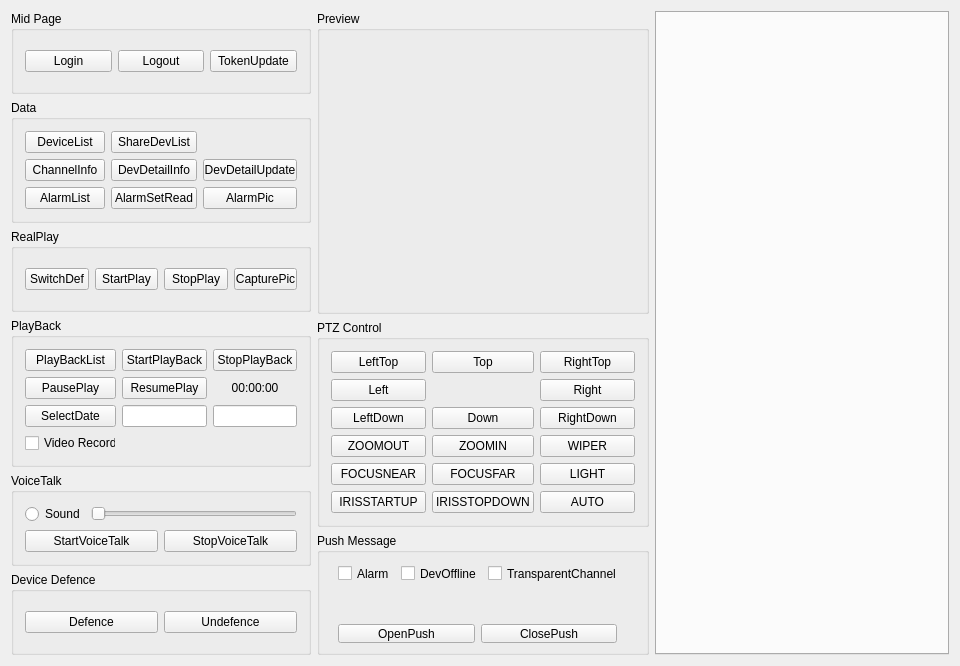
<?xml version="1.0" encoding="UTF-8"?>
<ui version="4.0">
 <class>MainWindow</class>
 <widget class="QWidget" name="MainWindow">
  <property name="geometry">
   <rect>
    <x>0</x>
    <y>0</y>
    <width>960</width>
    <height>666</height>
   </rect>
  </property>
  <property name="sizePolicy">
   <sizepolicy hsizetype="Preferred" vsizetype="Preferred">
    <horstretch>0</horstretch>
    <verstretch>0</verstretch>
   </sizepolicy>
  </property>
  <property name="windowTitle">
   <string>Open SDK Demo</string>
  </property>
  <layout class="QHBoxLayout" name="horizontalLayout_4">
   <item>
    <layout class="QVBoxLayout" name="verticalLayout">
     <property name="spacing">
      <number>6</number>
     </property>
     <property name="sizeConstraint">
      <enum>QLayout::SetMaximumSize</enum>
     </property>
     <item>
      <widget class="QGroupBox" name="groupBox_1">
       <property name="minimumSize">
        <size>
         <width>300</width>
         <height>0</height>
        </size>
       </property>
       <property name="maximumSize">
        <size>
         <width>300</width>
         <height>16777215</height>
        </size>
       </property>
       <property name="title">
        <string>Mid Page</string>
       </property>
       <layout class="QHBoxLayout" name="horizontalLayout">
        <item>
         <widget class="QPushButton" name="loginButton">
          <property name="text">
           <string>Login</string>
          </property>
         </widget>
        </item>
        <item>
         <widget class="QPushButton" name="logoutButton">
          <property name="text">
           <string>Logout</string>
          </property>
         </widget>
        </item>
        <item>
         <widget class="QPushButton" name="pushButton">
          <property name="text">
           <string>TokenUpdate</string>
          </property>
         </widget>
        </item>
       </layout>
      </widget>
     </item>
     <item>
      <widget class="QGroupBox" name="groupBox_2">
       <property name="maximumSize">
        <size>
         <width>300</width>
         <height>16777215</height>
        </size>
       </property>
       <property name="title">
        <string>Data</string>
       </property>
       <layout class="QGridLayout" name="gridLayout_3">
        <item row="0" column="0">
         <widget class="QPushButton" name="deviceListButton">
          <property name="text">
           <string>DeviceList</string>
          </property>
         </widget>
        </item>
        <item row="5" column="0">
         <widget class="QPushButton" name="alarmListButton">
          <property name="text">
           <string>AlarmList</string>
          </property>
         </widget>
        </item>
        <item row="5" column="2">
         <widget class="QPushButton" name="setAlarmReadButton">
          <property name="text">
           <string>AlarmSetRead</string>
          </property>
         </widget>
        </item>
        <item row="5" column="3">
         <widget class="QPushButton" name="showAlarmPicButton">
          <property name="text">
           <string>AlarmPic</string>
          </property>
         </widget>
        </item>
        <item row="1" column="2">
         <widget class="QPushButton" name="getCameraInfoButton">
          <property name="text">
           <string>DevDetailInfo</string>
          </property>
         </widget>
        </item>
        <item row="1" column="3">
         <widget class="QPushButton" name="updateCameraInfoButton">
          <property name="text">
           <string>DevDetailUpdate</string>
          </property>
         </widget>
        </item>
        <item row="1" column="0">
         <widget class="QPushButton" name="deviceInfoButton">
          <property name="text">
           <string>ChannelInfo</string>
          </property>
         </widget>
        </item>
        <item row="0" column="2">
         <widget class="QPushButton" name="shareDevListButton">
          <property name="text">
           <string>ShareDevList</string>
          </property>
         </widget>
        </item>
       </layout>
      </widget>
     </item>
     <item>
      <widget class="QGroupBox" name="groupBox_3">
       <property name="maximumSize">
        <size>
         <width>300</width>
         <height>16777215</height>
        </size>
       </property>
       <property name="title">
        <string>RealPlay</string>
       </property>
       <layout class="QHBoxLayout" name="horizontalLayout_3">
        <item>
         <widget class="QPushButton" name="switchVideoLevelButton">
          <property name="text">
           <string>SwitchDef</string>
          </property>
         </widget>
        </item>
        <item>
         <widget class="QPushButton" name="startRealPlayButton">
          <property name="text">
           <string>StartPlay</string>
          </property>
         </widget>
        </item>
        <item>
         <widget class="QPushButton" name="stopRealPlayButton">
          <property name="text">
           <string>StopPlay</string>
          </property>
         </widget>
        </item>
        <item>
         <widget class="QPushButton" name="capturePictureButton">
          <property name="text">
           <string>CapturePic</string>
          </property>
         </widget>
        </item>
       </layout>
      </widget>
     </item>
     <item>
      <widget class="QGroupBox" name="groupBox_4">
       <property name="maximumSize">
        <size>
         <width>300</width>
         <height>16777215</height>
        </size>
       </property>
       <property name="title">
        <string>PlayBack</string>
       </property>
       <layout class="QGridLayout" name="gridLayout">
        <item row="1" column="3">
         <widget class="QLabel" name="osdLabel">
          <property name="layoutDirection">
           <enum>Qt::LeftToRight</enum>
          </property>
          <property name="text">
           <string>00:00:00</string>
          </property>
          <property name="textFormat">
           <enum>Qt::AutoText</enum>
          </property>
          <property name="alignment">
           <set>Qt::AlignCenter</set>
          </property>
         </widget>
        </item>
        <item row="1" column="0">
         <widget class="QPushButton" name="pauseButton">
          <property name="text">
           <string>PausePlay</string>
          </property>
         </widget>
        </item>
        <item row="0" column="0">
         <widget class="QPushButton" name="playBackListButton">
          <property name="text">
           <string>PlayBackList</string>
          </property>
         </widget>
        </item>
        <item row="1" column="1">
         <widget class="QPushButton" name="resumeButton">
          <property name="text">
           <string>ResumePlay</string>
          </property>
         </widget>
        </item>
        <item row="0" column="1">
         <widget class="QPushButton" name="startPlayBackButton">
          <property name="text">
           <string>StartPlayBack</string>
          </property>
         </widget>
        </item>
        <item row="2" column="1">
         <widget class="QLineEdit" name="PbStartTime"/>
        </item>
        <item row="2" column="3">
         <widget class="QLineEdit" name="PbEndTime"/>
        </item>
        <item row="2" column="0">
         <widget class="QPushButton" name="setPlayBackTimeButton">
          <property name="text">
           <string>SelectDate</string>
          </property>
         </widget>
        </item>
        <item row="3" column="0">
         <widget class="QCheckBox" name="videoRecordBox">
          <property name="text">
           <string>Video Record</string>
          </property>
         </widget>
        </item>
        <item row="0" column="3">
         <widget class="QPushButton" name="stopPlayBackButton">
          <property name="text">
           <string>StopPlayBack</string>
          </property>
         </widget>
        </item>
       </layout>
      </widget>
     </item>
     <item>
      <widget class="QGroupBox" name="groupBox_5">
       <property name="maximumSize">
        <size>
         <width>300</width>
         <height>16777215</height>
        </size>
       </property>
       <property name="title">
        <string>VoiceTalk</string>
       </property>
       <layout class="QVBoxLayout" name="verticalLayout_3">
        <item>
         <layout class="QHBoxLayout" name="horizontalLayout_9">
          <item>
           <widget class="QRadioButton" name="switchSoundButton">
            <property name="text">
             <string>Sound</string>
            </property>
           </widget>
          </item>
          <item>
           <widget class="QSlider" name="setVolumeSlider">
            <property name="enabled">
             <bool>false</bool>
            </property>
            <property name="maximum">
             <number>99</number>
            </property>
            <property name="tracking">
             <bool>true</bool>
            </property>
            <property name="orientation">
             <enum>Qt::Horizontal</enum>
            </property>
            <property name="invertedAppearance">
             <bool>false</bool>
            </property>
            <property name="invertedControls">
             <bool>false</bool>
            </property>
            <property name="tickPosition">
             <enum>QSlider::NoTicks</enum>
            </property>
            <property name="tickInterval">
             <number>0</number>
            </property>
           </widget>
          </item>
         </layout>
        </item>
        <item>
         <layout class="QHBoxLayout" name="horizontalLayout_8">
          <item>
           <widget class="QPushButton" name="startVoiceTalkButton">
            <property name="text">
             <string>StartVoiceTalk</string>
            </property>
           </widget>
          </item>
          <item>
           <widget class="QPushButton" name="stopVoiceTalkButton">
            <property name="text">
             <string>StopVoiceTalk</string>
            </property>
           </widget>
          </item>
         </layout>
        </item>
       </layout>
      </widget>
     </item>
     <item>
      <widget class="QGroupBox" name="groupBox">
       <property name="title">
        <string>Device Defence</string>
       </property>
       <layout class="QGridLayout" name="gridLayout_4">
        <item row="0" column="1">
         <widget class="QPushButton" name="defenceOnButton">
          <property name="text">
           <string>Defence</string>
          </property>
         </widget>
        </item>
        <item row="0" column="2">
         <widget class="QPushButton" name="defenceOffButton">
          <property name="text">
           <string>Undefence</string>
          </property>
         </widget>
        </item>
       </layout>
      </widget>
     </item>
    </layout>
   </item>
   <item>
    <layout class="QVBoxLayout" name="verticalLayout_5">
     <property name="sizeConstraint">
      <enum>QLayout::SetMaximumSize</enum>
     </property>
     <item>
      <widget class="QGroupBox" name="groupBox_7">
       <property name="title">
        <string>Preview</string>
       </property>
       <layout class="QHBoxLayout" name="horizontalLayout_5">
        <property name="leftMargin">
         <number>3</number>
        </property>
        <property name="topMargin">
         <number>20</number>
        </property>
        <property name="rightMargin">
         <number>3</number>
        </property>
        <property name="bottomMargin">
         <number>20</number>
        </property>
        <item>
         <widget class="QWidget" name="previewWindow" native="true">
          <property name="minimumSize">
           <size>
            <width>320</width>
            <height>240</height>
           </size>
          </property>
          <property name="maximumSize">
           <size>
            <width>320</width>
            <height>240</height>
           </size>
          </property>
         </widget>
        </item>
       </layout>
      </widget>
     </item>
     <item>
      <widget class="QGroupBox" name="groupBox_8">
       <property name="sizePolicy">
        <sizepolicy hsizetype="Preferred" vsizetype="Preferred">
         <horstretch>0</horstretch>
         <verstretch>0</verstretch>
        </sizepolicy>
       </property>
       <property name="title">
        <string>PTZ Control</string>
       </property>
       <layout class="QGridLayout" name="gridLayout_2">
        <item row="3" column="1">
         <widget class="QPushButton" name="pushButton_ZoomIn">
          <property name="text">
           <string>ZOOMIN</string>
          </property>
         </widget>
        </item>
        <item row="2" column="2">
         <widget class="QPushButton" name="pushButton_DR">
          <property name="text">
           <string>RightDown</string>
          </property>
         </widget>
        </item>
        <item row="3" column="0">
         <widget class="QPushButton" name="pushButton_ZoomOut">
          <property name="text">
           <string>ZOOMOUT</string>
          </property>
         </widget>
        </item>
        <item row="2" column="0">
         <widget class="QPushButton" name="pushButton_DL">
          <property name="text">
           <string>LeftDown</string>
          </property>
         </widget>
        </item>
        <item row="4" column="0">
         <widget class="QPushButton" name="pushButton_FocusNear">
          <property name="text">
           <string>FOCUSNEAR</string>
          </property>
         </widget>
        </item>
        <item row="4" column="1">
         <widget class="QPushButton" name="pushButton_FocusFar">
          <property name="text">
           <string>FOCUSFAR</string>
          </property>
         </widget>
        </item>
        <item row="0" column="2">
         <widget class="QPushButton" name="pushButton_UR">
          <property name="text">
           <string>RightTop</string>
          </property>
         </widget>
        </item>
        <item row="0" column="1">
         <widget class="QPushButton" name="pushButton_U">
          <property name="text">
           <string>Top</string>
          </property>
         </widget>
        </item>
        <item row="3" column="2">
         <widget class="QPushButton" name="pushButton_Wiper">
          <property name="text">
           <string>WIPER</string>
          </property>
         </widget>
        </item>
        <item row="4" column="2">
         <widget class="QPushButton" name="pushButton_Light">
          <property name="text">
           <string>LIGHT</string>
          </property>
         </widget>
        </item>
        <item row="0" column="0">
         <widget class="QPushButton" name="pushButton_UL">
          <property name="text">
           <string>LeftTop</string>
          </property>
         </widget>
        </item>
        <item row="1" column="0">
         <widget class="QPushButton" name="pushButton_L">
          <property name="text">
           <string>Left</string>
          </property>
         </widget>
        </item>
        <item row="1" column="2">
         <widget class="QPushButton" name="pushButton_R">
          <property name="text">
           <string>Right</string>
          </property>
         </widget>
        </item>
        <item row="2" column="1">
         <widget class="QPushButton" name="pushButton_D">
          <property name="text">
           <string>Down</string>
          </property>
         </widget>
        </item>
        <item row="5" column="0">
         <widget class="QPushButton" name="pushButton_IrisStart">
          <property name="text">
           <string>IRISSTARTUP</string>
          </property>
         </widget>
        </item>
        <item row="5" column="1">
         <widget class="QPushButton" name="pushButton_IrisStop">
          <property name="text">
           <string>IRISSTOPDOWN</string>
          </property>
         </widget>
        </item>
        <item row="5" column="2">
         <widget class="QPushButton" name="pushButton_Auto">
          <property name="text">
           <string>AUTO</string>
          </property>
         </widget>
        </item>
       </layout>
      </widget>
     </item>
     <item>
      <widget class="QGroupBox" name="groupBox_10">
       <property name="layoutDirection">
        <enum>Qt::LeftToRight</enum>
       </property>
       <property name="title">
        <string>Push Message</string>
       </property>
       <widget class="QWidget" name="horizontalLayoutWidget">
        <property name="geometry">
         <rect>
          <x>10</x>
          <y>20</y>
          <width>301</width>
          <height>41</height>
         </rect>
        </property>
        <layout class="QHBoxLayout" name="horizontalLayout_10">
         <item>
          <widget class="QCheckBox" name="pushAlarmCheckBox">
           <property name="text">
            <string>Alarm</string>
           </property>
          </widget>
         </item>
         <item>
          <widget class="QCheckBox" name="pushDevStatusCheckBox">
           <property name="text">
            <string>DevOffline</string>
           </property>
          </widget>
         </item>
         <item>
          <widget class="QCheckBox" name="pushTransparentChannelCheckBox">
           <property name="text">
            <string>TransparentChannel</string>
           </property>
          </widget>
         </item>
        </layout>
       </widget>
       <widget class="QWidget" name="horizontalLayoutWidget_2">
        <property name="geometry">
         <rect>
          <x>10</x>
          <y>80</y>
          <width>301</width>
          <height>41</height>
         </rect>
        </property>
        <layout class="QHBoxLayout" name="horizontalLayout_11">
         <item>
          <widget class="QPushButton" name="startPushRecvButton">
           <property name="text">
            <string>OpenPush</string>
           </property>
          </widget>
         </item>
         <item>
          <widget class="QPushButton" name="stopPushRecvButton">
           <property name="text">
            <string>ClosePush</string>
           </property>
          </widget>
         </item>
        </layout>
       </widget>
      </widget>
     </item>
    </layout>
   </item>
   <item>
    <widget class="QTabWidget" name="tabWidget">
     <property name="enabled">
      <bool>true</bool>
     </property>
     <property name="sizePolicy">
      <sizepolicy hsizetype="Expanding" vsizetype="Expanding">
       <horstretch>0</horstretch>
       <verstretch>0</verstretch>
      </sizepolicy>
     </property>
     <property name="currentIndex">
      <number>-1</number>
     </property>
    </widget>
   </item>
  </layout>
 </widget>
 <layoutdefault spacing="6" margin="11"/>
 <resources/>
 <connections/>
</ui>
